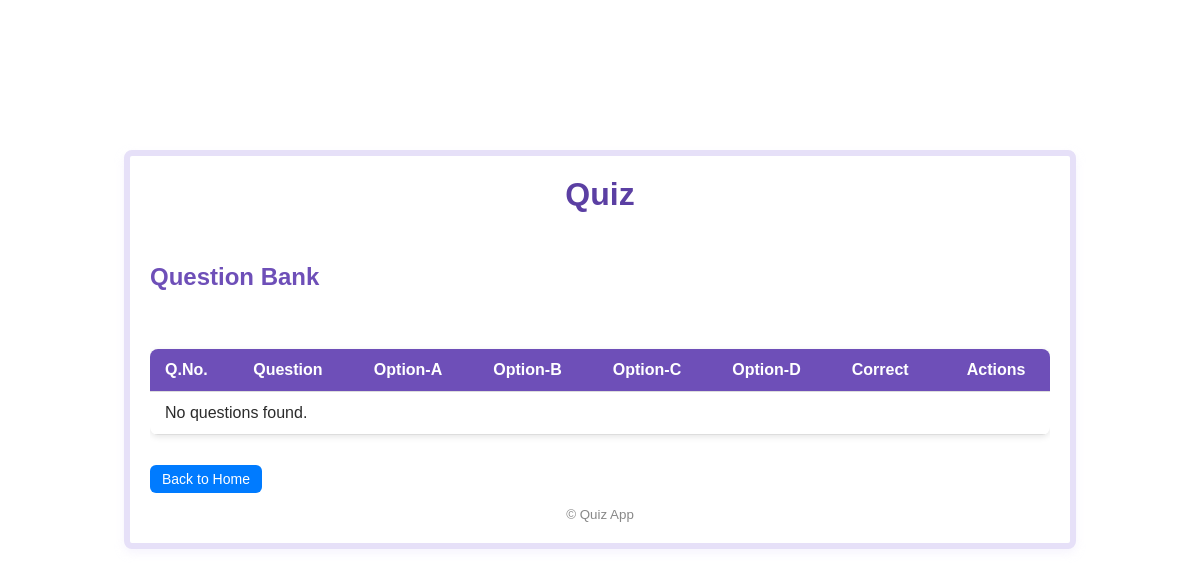
Page /quiz/admin/questions/ (signed in) on the earlier database version.
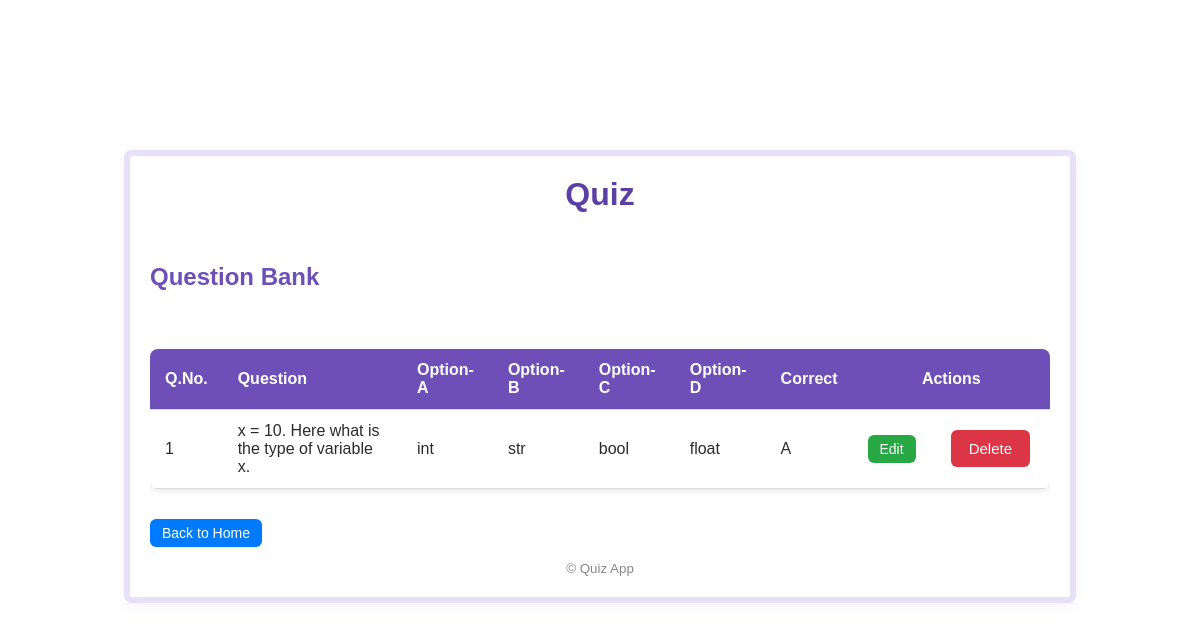
Same page on the later database version.
### quizapp/models.py (models this page shows, shortened)
class Question(models.Model):
    text = models.CharField(max_length=512)
    option_a = models.CharField(max_length=200)
    option_b = models.CharField(max_length=200)
    option_c = models.CharField(max_length=200, blank=True)
    option_d = models.CharField(max_length=200, blank=True)
    correct = models.CharField(max_length=1, choices=[('A','A'),('B','B'),('C','C'),('D','D')])

### quizapp/views.py (the view)
# urls.py: path('admin/questions/', v.QuestionListView.as_view(), name='questions_list'),
class QuestionListView(AdminRequiredMixin, ListView):
    model = Question
    template_name = 'quizapp/questions_list.html'
    context_object_name = 'questions'
    ordering = ['id']
    paginate_by = 3

### quizapp/views.py (called while the page is built)
    def test_func(self):
        user = self.request.user
        return user.is_authenticated and (user.is_staff or hasattr(user, 'admin_profile'))

### templates/quizapp/questions_list.html (shortened to what this page needs)
{% extends "base.html" %}
{% block content %}
  <h2>Question Bank</h2><br>
  <div class="questions-table-wrapper">
    <table class="questions-table">
      <thead>
        <tr>
          <th>Q.No.</th>
          <th>Question</th>
          <th>Option-A</th>
          <th>Option-B</th>
          <th>Option-C</th>
          <th>Option-D</th>
          <th>Correct</th>
          <th colspan="2" style="text-align: center;">Actions</th>
        </tr>
      </thead>
      <tbody>
        {% if questions %}
          {% for question in questions %}
            <tr>
              <td data-label="Q.No.">{{ page_obj.start_index|add:forloop.counter0 }}</td>
              <td data-label="Question">{{ question.text }}</td>
              <td data-label="Option-A">{{ question.option_a|default:"-" }}</td>
              <td data-label="Option-B">{{ question.option_b|default:"-" }}</td>
              <td data-label="Option-C">{{ question.option_c|default:"-" }}</td>
              <td data-label="Option-D">{{ question.option_d|default:"-" }}</td>
              <td data-label="Correct">{{ question.correct }}</td>
              <td data-label="Edit">
                <a href="{% url 'quizapp:edit_question' question.pk %}" class="btn-edit">Edit</a>
              </td>
              <td data-label="Delete">
                <a href="{% url 'quizapp:delete_question' question.pk %}" class="btn-delete">Delete</a>
              </td>
            </tr>
          {% endfor %}
        {% else %}
          <tr>
            <td colspan="9" class="no-data">No questions found.</td>
          </tr>
        {% endif %}
      </tbody>
    </table>
  </div>
  <div class="actions">
    <a href="{% url 'quizapp:homepage' %}" class="btn-add">Back to Home</a>
  </div>
{% endblock %}

### templates/base.html (shortened to what this page needs)
{% load static %}
<!doctype html>
<html>
<head>
  <link rel="stylesheet" href="{% static 'css/styles.css' %}">
</head>
<body>
  <div class="container">
    <header>
      <h1>Quiz</h1>
    </header>
    <main>
      <br>
      {% block content %}{% endblock %}
    </main>
    <footer>
      <small>© Quiz App</small>
    </footer>
  </div>
</body>
</html>

### static/css/styles.css (style rules this page uses)
body { background: #fff; color: #2b2b2b; font-family: Arial, sans-serif; }
.container { max-width: 900px; margin: 24px auto; background: #ffffff; border: 6px solid #e6e0f8; padding: 20px; border-radius: 8px; box-shadow: 0 4px 10px rgba(230,224,248,0.35); margin-top: 150px; }
header h1 { margin: 0 0 12px 0; color: #5b3fa3; text-align: center; }
h2 { color: #6e4fb8; }
footer { text-align:center; color:#888; margin-top:12px; }
.questions-table-wrapper { width: 100%; overflow-x: auto; -webkit-overflow-scrolling: touch; }
.questions-table { width: 100%; border-collapse: collapse; margin: 20px 0; background: #fff; box-shadow: 0 2px 6px rgba(0,0,0,0.1); border-radius: 8px; overflow: hidden; min-width: 600px; }
.questions-table th, .questions-table td { padding: 12px 15px; text-align: left; border-bottom: 1px solid #ddd; font-size: 16px; }
.questions-table th { background-color: #6e4fb8; color: #fff; font-weight: 600; }
.btn-edit, .btn-delete, .btn-add { padding: 6px 12px; border-radius: 6px; color: #fff; text-decoration: none; font-size: 14px; margin-right: 5px; }
.btn-edit { background-color: #28a745; }
.btn-delete { background-color: #dc3545; color: #fff; padding: 10px 18px; border-radius: 6px; border: none; cursor: pointer; font-size: 15px; }
.btn-add { display: inline-block; background-color: #007bff; margin-top: 10px; }

Differences in the rows shown:
added Question: start_index|add "1", text "x = 10. Here what is the type of variable x.", option_a "int", option_b "str", option_c "bool", option_d "float", correct "A"
Other differences:
text no longer shown: "No questions found."
